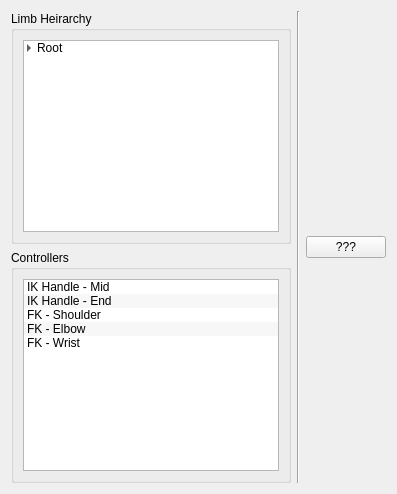
              <widget class="QWidget" name="tab_5">
               <attribute name="title">
                <string>Tools</string>
               </attribute>
               <layout class="QVBoxLayout" name="verticalLayout_10">
                <item>
                 <layout class="QHBoxLayout" name="horizontalLayout_123">
                  <item>
                   <layout class="QVBoxLayout" name="verticalLayout_138">
                    <item>
                     <widget class="QGroupBox" name="groupBox_72">
                      <property name="title">
                       <string>Limb Heirarchy</string>
                      </property>
                      <layout class="QHBoxLayout" name="horizontalLayout_127">
                       <item>
                        <layout class="QVBoxLayout" name="verticalLayout_139">
                         <item>
                          <widget class="QTreeWidget" name="treeWidget_5">
                           <property name="autoScrollMargin">
                            <number>16</number>
                           </property>
                           <property name="alternatingRowColors">
                            <bool>true</bool>
                           </property>
                           <property name="selectionMode">
                            <enum>QAbstractItemView::MultiSelection</enum>
                           </property>
                           <property name="autoExpandDelay">
                            <number>-1</number>
                           </property>
                           <property name="indentation">
                            <number>10</number>
                           </property>
                           <property name="headerHidden">
                            <bool>true</bool>
                           </property>
                           <column>
                            <property name="text">
                             <string notr="true">1</string>
                            </property>
                           </column>
                           <item>
                            <property name="text">
                             <string>Root</string>
                            </property>
                            <item>
                             <property name="text">
                              <string>Spine</string>
                             </property>
                             <item>
                              <property name="text">
                               <string>Arm (M)</string>
                              </property>
                              <item>
                               <property name="text">
                                <string>Hand</string>
                               </property>
                              </item>
                             </item>
                             <item>
                              <property name="text">
                               <string>Head</string>
                              </property>
                             </item>
                             <item>
                              <property name="text">
                               <string>Leg (M)</string>
                              </property>
                             </item>
                             <item>
                              <property name="text">
                               <string>Tail</string>
                              </property>
                             </item>
                            </item>
                           </item>
                          </widget>
                         </item>
                        </layout>
                       </item>
                      </layout>
                     </widget>
                    </item>
                    <item>
                     <widget class="QGroupBox" name="groupBox_73">
                      <property name="title">
                       <string>Controllers</string>
                      </property>
                      <layout class="QVBoxLayout" name="verticalLayout_140">
                       <item>
                        <layout class="QVBoxLayout" name="verticalLayout_141">
                         <item>
                          <widget class="QListWidget" name="listWidget_21">
                           <property name="dragDropMode">
                            <enum>QAbstractItemView::InternalMove</enum>
                           </property>
                           <property name="alternatingRowColors">
                            <bool>true</bool>
                           </property>
                           <property name="selectionMode">
                            <enum>QAbstractItemView::ExtendedSelection</enum>
                           </property>
                           <item>
                            <property name="text">
                             <string>IK Handle - Mid</string>
                            </property>
                           </item>
                           <item>
                            <property name="text">
                             <string>IK Handle - End</string>
                            </property>
                           </item>
                           <item>
                            <property name="text">
                             <string>FK - Shoulder</string>
                            </property>
                           </item>
                           <item>
                            <property name="text">
                             <string>FK - Elbow</string>
                            </property>
                           </item>
                           <item>
                            <property name="text">
                             <string>FK - Wrist</string>
                            </property>
                           </item>
                          </widget>
                         </item>
                        </layout>
                       </item>
                      </layout>
                     </widget>
                    </item>
                   </layout>
                  </item>
                  <item>
                   <widget class="Line" name="line_2">
                    <property name="orientation">
                     <enum>Qt::Vertical</enum>
                    </property>
                   </widget>
                  </item>
                  <item>
                   <layout class="QVBoxLayout" name="verticalLayout_142">
                    <item>
                     <widget class="QPushButton" name="pushButton_4">
                      <property name="text">
                       <string>???</string>
                      </property>
                     </widget>
                    </item>
                   </layout>
                  </item>
                 </layout>
                </item>
               </layout>
              </widget>
